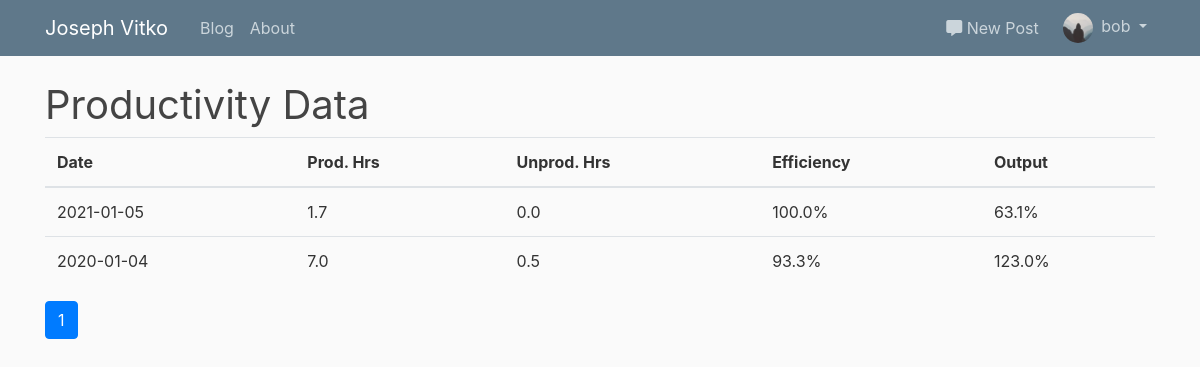
/admin/productivity_data (signed in), run on an earlier commit of the app's database.
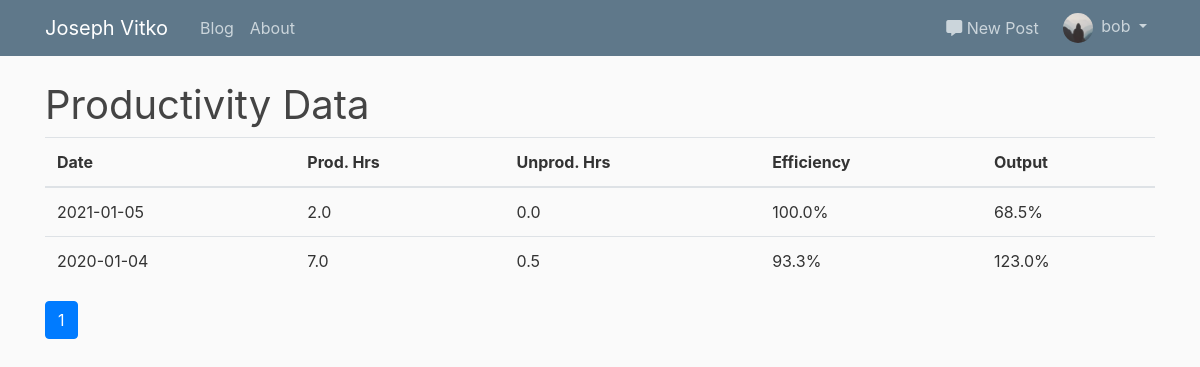
And on a later commit of the database.
### flaskblog/models.py (models this page shows, shortened)
class User(db.Model, UserMixin):
    id = db.Column(db.Integer, primary_key=True)
    username = db.Column(db.String(20), unique=True, nullable=False)
    email = db.Column(db.String(120), unique=True, nullable=False)
    image_file = db.Column(db.String(20), nullable=False, default='default.jpg')
    password = db.Column(db.String(60), nullable=False)
    posts = db.relationship('Post', backref='author', lazy=True)
    roles = db.relationship('Role', secondary='user_roles')

### flaskblog/productivity_data/models.py (models this page shows, shortened)
class ProductivityData(db.Model):
    id = db.Column(db.Integer, primary_key=True)
    date = db.Column(db.Date, nullable=False)
    hours_prod = db.Column(db.Float, nullable=False)  # productive hours represented as a float
    hours_dist = db.Column(db.Float, nullable=False)  # unproductive hours represented as a float
    hours_total = db.column_property(hours_prod + hours_dist)
    def efficiency(self):
        return self.hours_prod / self.hours_total
    def output(self):
        return math.sqrt((self.hours_prod / 4.32) * self.efficiency())

### flaskblog/admin/routes.py (the view)
@admin.route('/admin/productivity_data')
@admin_permission.require(http_exception=403)
def getproductivitydata():
    p_data = ProductivityData.query.order_by(ProductivityData.date.desc()).paginate(per_page=28)
    page = request.args.get('page', 1, type=int)
    return render_template('admin_productivitydata_dashboard.html', data=p_data, page=page, page_context='admin.getproductivitydata')

### flaskblog/models.py (called while the page is built)
@login_manager.user_loader
def load_user(user_id):
    return User.query.get(int(user_id))

### flaskblog/templates/admin_productivitydata_dashboard.html
{% extends "layout_admin.html" %}
{% block midsection %}
    <h1>Productivity Data</h1>
    <table class="table">
        <thead>
            <tr>
                <th>Date</th>
                <th>Prod. Hrs</th>
                <th>Unprod. Hrs</th>
                <th>Efficiency</th>
                <th>Output</th>
            </tr>
        </thead>
        <tbody>
            {% for datum in data.items %}
                <tr>
                    <td>{{ datum.date }}</td>
                    <td>{{ "%.1f"|format(datum.hours_prod) }}</td>
                    <td>{{ "%.1f"|format(datum.hours_dist) }}</td>
                    <td>{{ "%.1f"|format(datum.efficiency() * 100) }}%</td>
                    <td>{{ "%.1f"|format(datum.output() * 100) }}%</td>
                </tr>
            {% endfor %}
        </tbody>
    </table>
    {% for page_num in data.iter_pages(left_edge=1, right_edge=1, left_current=1, right_current=2) %}
        {% if page_num %}
            {% if data.page == page_num %}
                <a class="btn btn-primary mb-4" href="{{ url_for(page_context, page=page_num) }}">{{ page_num }}</a>
            {% else %}
                <a class="btn btn-outline-info mb-4" href="{{ url_for(page_context, page=page_num) }}">{{ page_num }}</a>
            {% endif %}
        {% else %}
        ...
        {% endif %}
    {% endfor %}
{% endblock midsection %}

### flaskblog/templates/layout_admin.html (shortened to what this page needs)
{% extends "layout_main.html" %}
{% block topsection %}
    <div class="row">
        <div class="col-md-8">
        </div>
    </div>
{% endblock topsection %}

### flaskblog/templates/layout_main.html (shortened to what this page needs)
<!DOCTYPE html>
<html>
<head>
    <link rel="stylesheet" href="https://maxcdn.bootstrapcdn.com/bootstrap/4.0.0/css/bootstrap.min.css">
    <link rel="stylesheet" type="text/css" href="{{ url_for('static', filename='main.css') }}">
</head>
<body>
{% include 'header.html' %}
<main role="main" class="container">
    {% block topsection %}{% endblock %}
    {% block midsection %}{% endblock %}
</main>
<link rel="stylesheet" href="https://use.fontawesome.com/releases/v5.7.0/css/all.css">
</body>
</html>

### flaskblog/templates/header.html (shortened to what this page needs)
<header class="site-header">
    <nav class="navbar navbar-expand-md navbar-dark bg-steel fixed-top">
        <div class="container">
            <a class="navbar-brand mr-4" href="/">Joseph Vitko</a>
            <div class="collapse navbar-collapse" id="navbarToggleMain">
                <div class="navbar-nav mr-auto">
                  <a class="nav-item nav-link" href="{{ url_for('main.blog') }}">Blog</a>
                  <a class="nav-item nav-link" href="{{ url_for('main.about') }}">About</a>
                </div>
            </div>
            {% if current_user.is_authenticated %}
                <div class="collapse navbar-collapse justify-content-end">
                    <div class="navbar-nav">
                        <div class="collapse navbar-collapse newpost" id="navbarTogglePost">
                            <a class="nav-item nav-link postlink nav-dropdown" href="{{ url_for('posts.new_post') }}"><i class="fas fa-comment-alt"></i> New Post</a>
                        </div>
                        <div class="collapse navbar-collapse" id="navbarToggleUser">
                            <li class="nav-item dropdown">
                                <a class="nav-link dropdown-toggle userlink nav-dropdown" href="#" id="navbarDropdownMenuLink" role="button" data-toggle="dropdown" aria-haspopup="true" aria-expanded="false">
                                    <div class="avatar-img-container">
                                        <img src="{{ url_for('static', filename='profile_pics/' + current_user.image_file) }}" class="rounded-circle avatar-img">
                                    </div>
                                    <span class="nav-text avatar-header">{{ current_user.username }}</span>
                                </a>
                            </li>
                        </div>
                    </div>
                </div>
            {% endif %}
        </div>
    </nav>
</header>

### flaskblog/static/main.css (style rules this page uses)
body { background: #fafafa; color: #333333; margin-top: 5rem; }
h1, h2, h3, h4, h5, h6 { color: #444444; font-weight: 400; }
.bg-steel { background-color: #5f788a; }
.site-header .navbar-nav .nav-link { color: #cbd5db; }
.avatar-img-container { width: 30px; height: auto; display: inline-block; }
.avatar-img { width: 100%; height: auto; }
.avatar-header { margin-left: 4px; }
.newpost { margin-right: 8px; }
.userlink { padding-top: 0; padding-bottom: 0; vertical-align: middle; padding-right: 0; }
.postlink { padding-top: 0; padding-bottom: 0; vertical-align: middle; }

What changed in the data, as far as the page shows it:
changed ProductivityData (number 1 of 2 on the later page): hours_prod "1.7" → "2.0"; datum.output()*100 "63.1" → "68.5"
